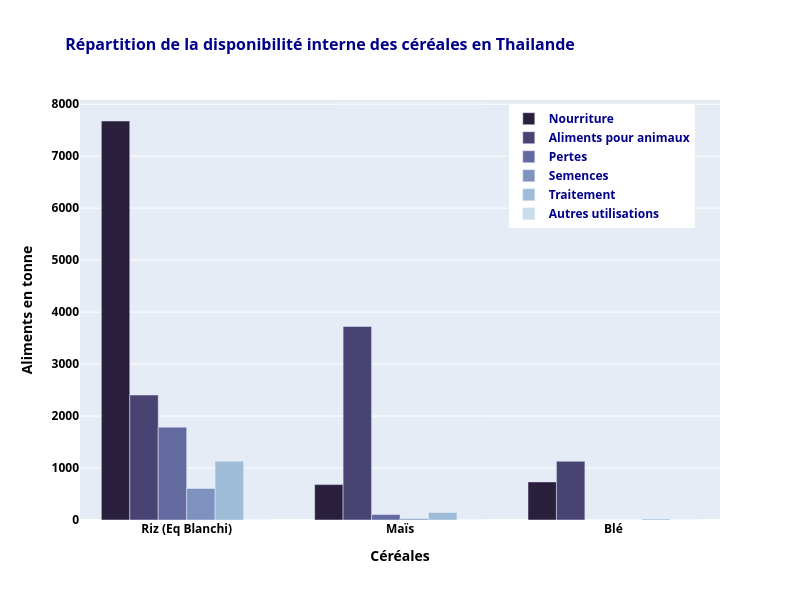

The code cell stored with this chart in its notebook:
### Code cell
#Graphique en barre représentant la disponibilité interne de chaque céréales en Thailande

#Liste des nom des céréales
liste_nom_cereales = list(dispo_alimentaire_cereales_thailande_groupby_cereales['Produit'])

#Liste de la quantité des céréales utilisée pour la nourriture humaine
liste_nourriture_cereales = list(dispo_alimentaire_cereales_thailande_groupby_cereales['Nourriture_tonne'])

#Liste de la quantité des céréales utilisée pour la nourriture animale
liste_aliments_animaux_cereales = list(dispo_alimentaire_cereales_thailande_groupby_cereales['Aliments_pour_animaux_tonne'])

#Liste de la quantité des céréales perdus
liste_pertes_cereales = list(dispo_alimentaire_cereales_thailande_groupby_cereales['Pertes_tonne'])

#Liste de la quantité des céréales utilisée pour la semence
liste_semences_cereales = list(dispo_alimentaire_cereales_thailande_groupby_cereales['Semences_tonne'])

#Liste de la quantité des céréales utilisée pour le traitement
liste_traitement_cereales = list(dispo_alimentaire_cereales_thailande_groupby_cereales['Traitement_tonne'])

#Liste de la quantité des céréales utilisée pour d'autres utilisation
liste_autre_utilisation_cereales = list(dispo_alimentaire_cereales_thailande_groupby_cereales['Autres_utilisations_tonne'])

#Graphique
font_title = {
  'color':  'darkblue',
  'weight': 'bold',
  'size':16
}

font_label = {
  'color':  'darkblue',
  'weight': 'bold',
  'size':12
}

fig_dispo_interne_cereales_thailande = go.Figure(
    data=[
        go.Bar(name='Nourriture', x=liste_nom_cereales, y=liste_nourriture_cereales, marker_color='#2B1F3E'),
        go.Bar(name='Aliments pour animaux', x=liste_nom_cereales, y=liste_aliments_animaux_cereales, marker_color='#494373'),
        go.Bar(name='Pertes', x=liste_nom_cereales, y=liste_pertes_cereales, marker_color='#636A9F'),
        go.Bar(name='Semences', x=liste_nom_cereales, y=liste_semences_cereales, marker_color='#7D92BF'),
        go.Bar(name='Traitement', x=liste_nom_cereales, y=liste_traitement_cereales, marker_color='#9EBBD7'),
        go.Bar(name='Autres utilisations', x=liste_nom_cereales, y=liste_autre_utilisation_cereales, marker_color='#C7DFEB')
    ],
    layout = go.Layout(
        title = go.layout.Title(text = "Répartition de la disponibilité interne des céréales en Thailande", font=font_title, x = 0.4),
        xaxis = go.layout.XAxis(title = 'Céréales', color='black'),
        yaxis = go.layout.YAxis(title = 'Aliments en tonne', color='black')
    )
)

fig_dispo_interne_cereales_thailande.update_layout(
    barmode='group',
    height=600,
    width=800,
    font=font_label,
    legend=dict(x=0.67, y=0.99)
)
fig_dispo_interne_cereales_thailande.show()

### Figure 1 — Plotly figure (JSON) as saved in the notebook; plotly's stock layout.template omitted (floating-point values rounded to 4 significant figures)
{"data": [{"marker": {"color": "#2B1F3E"}, "name": "Nourriture", "type": "bar", "x": ["Riz (Eq Blanchi)", "Maïs", "Blé"], "y": [7677, 681, 733]}, {"marker": {"color": "#494373"}, "name": "Aliments pour animaux", "type": "bar", "x": ["Riz (Eq Blanchi)", "Maïs", "Blé"], "y": [2405, 3724, 1130]}, {"marker": {"color": "#636A9F"}, "name": "Pertes", "type": "bar", "x": ["Riz (Eq Blanchi)", "Maïs", "Blé"], "y": [1786, 105, 0]}, {"marker": {"color": "#7D92BF"}, "name": "Semences", "type": "bar", "x": ["Riz (Eq Blanchi)", "Maïs", "Blé"], "y": [606, 24, 0]}, {"marker": {"color": "#9EBBD7"}, "name": "Traitement", "type": "bar", "x": ["Riz (Eq Blanchi)", "Maïs", "Blé"], "y": [1130, 144, 20]}, {"marker": {"color": "#C7DFEB"}, "name": "Autres utilisations", "type": "bar", "x": ["Riz (Eq Blanchi)", "Maïs", "Blé"], "y": [0, 0, 0]}], "layout": {"barmode": "group", "font": {"color": "darkblue", "size": 12, "weight": "bold"}, "height": 600, "legend": {"x": 0.67, "y": 0.99}, "title": {"font": {"color": "darkblue", "size": 16, "weight": "bold"}, "text": "Répartition de la disponibilité interne des céréales en Thailande", "x": 0.4}, "width": 800, "xaxis": {"color": "black", "title": {"text": "Céréales"}}, "yaxis": {"color": "black", "title": {"text": "Aliments en tonne"}}}}
